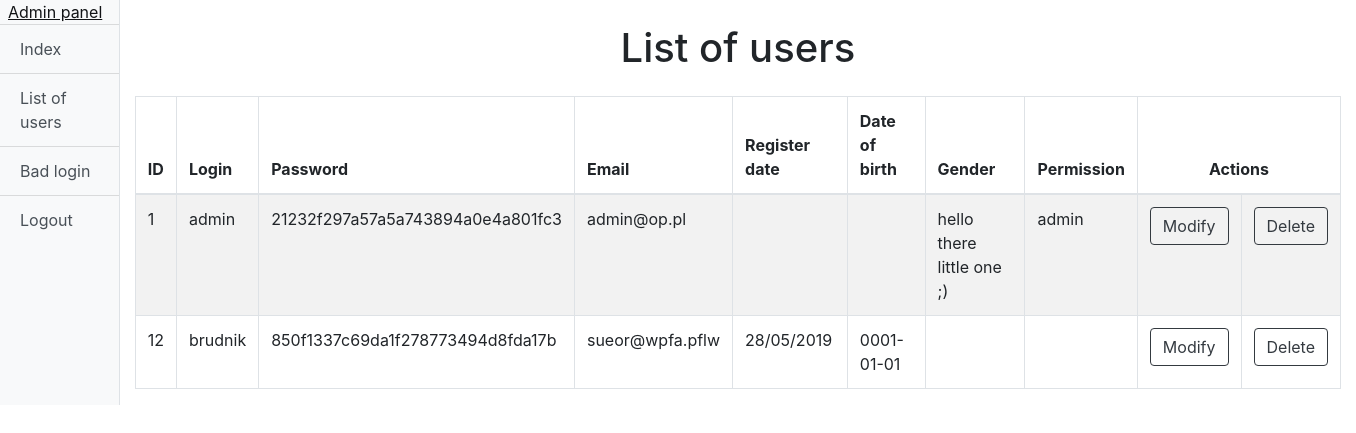
Page /adminPanel.php?action=users (signed in) on the earlier database version.
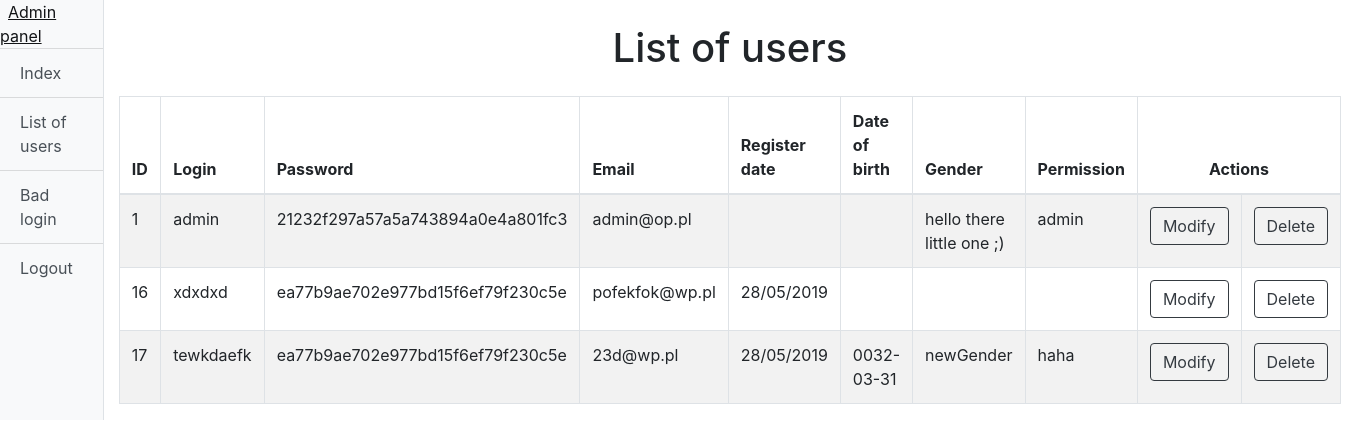
Same page on the later database version.
### tables this page shows
CREATE TABLE "users" (
	`ID`	INTEGER NOT NULL PRIMARY KEY AUTOINCREMENT,
	`login`	TEXT NOT NULL,
	`passwd`	TEXT NOT NULL,
	`email`	TEXT NOT NULL,
	`registerDate`	TEXT NOT NULL,
	`dateOfBirth`	TEXT,
	`gender`	TEXT,
	`perm`	INTEGER
);

### usersList.php (the view, shortened to what this page needs)
<?php
  if (isset($_SESSION["id"])) {
    $id = $_SESSION["id"];
    try {
      $db = new PDO("sqlite:database.sqlite");
    } catch (PDOException $e) {
      echo "Error!".$e->getMessage();
    }
      $query = "SELECT * FROM users WHERE ID = $id AND perm = 'admin'";
      $result = $db->query($query);
      if (!$result) {
        header("Location: index.php");
      } else {
        $rows = $result->fetch();
        if ($rows) {
?>
<div class="container-fluid mt-4">
  <h1 class="text-center">List of users</h1>
  <table class="table-striped table table-bordered mt-4">
    <thead>
      <tr>
        <th>ID</th>
        <th>Login</th>
        <th>Password</th>
        <th>Email</th>
        <th>Register date</th>
        <th>Date of birth</th>
        <th>Gender</th>
        <th>Permission</th>
        <th colspan="2" style="text-align: center">Actions</th>
      </tr>
    </thead>
    <tbody>
      <?php
        try {
          $conn = new PDO("sqlite:database.sqlite");
          $sql = "SELECT * FROM users";
          $result = $conn->query($sql);
          if (!$result) {
            echo "<SCRIPT type='text/javascript'>
            alert('Error!!!');
              window.location.replace(\"adminPanel.php\");
            </SCRIPT>";
          } else {
            foreach ($result as $value) {
              echo "<tr>";
              echo "<td>".$value["ID"]."</td>";
              echo "<td>".$value["login"]."</td>";
              echo "<td>".md5($value["passwd"])."</td>";
              echo "<td>".$value["email"]."</td>";
              echo "<td>".$value["registerDate"]."</td>";
              echo "<td>".$value["dateOfBirth"]."</td>";
              echo "<td>".$value["gender"]."</td>";
              echo "<td>".$value["perm"]."</td>";
              echo "<td><a class='btn btn-outline-dark' href='editUser.php?id=".$value['ID']."' data-toggle='modal' data-target='#editModal'>Modify</a></td>
                    <td><a class='btn btn-outline-dark' href='delUser.php?id=".$value['ID']."' data-toggle='modal' data-target='#deleteModal'>Delete</a></td>";
              echo "</tr>";
            }
          }
        } catch (PDOException $e) {
          echo "Error!".$e->getMessage();
        }
      ?>
    </tbody>
  </table>
</div>
<?php
} else {
  header("Location: index.php");
}
  }
} else {
  header("Location: index.php");
}
?>

### adminPanel.php (shortened to what this page needs)
<?php session_start();
  if (isset($_SESSION["id"])) {
    $id = $_SESSION["id"];
    try {
      $db = new PDO("sqlite:database.sqlite");
    } catch (PDOException $e) {
      echo "Error!".$e->getMessage();
    }
      $query = "SELECT * FROM users WHERE ID = $id AND perm = 'admin'";
      $result = $db->query($query);
      if (!$result) {
        header("Location: index.php");
      } else {
        $rows = $result->fetch();
        if ($rows) {
?>
<!DOCTYPE html>
<html>
  <head>
  </head>
  <body>
    <div class="d-flex">
    <div class="bg-light border-right" id="sidebar-wrapper">
      <div class="sidebar-heading"><a class="p-2 text-dark" href="adminPanel.php">Admin panel</a></div>
      <div class="list-group list-group-flush">
        <a class="list-group-item list-group-item-action bg-light" href="index.php">Index</a>
      </div>
      <div class="list-group list-group-flush">
        <a class="list-group-item list-group-item-action bg-light" href="adminPanel.php?action=users">List of users</a>
      </div>
      <div class="list-group list-group-flush">
        <a class="list-group-item list-group-item-action bg-light" href="adminPanel.php?action=badlogin">Bad login</a>
      </div>
      <div class="list-group list-group-flush">
        <a class="list-group-item list-group-item-action bg-light" href="logout.php">Logout</a>
      </div>
    </div>
    <div id="page-content-wrapper">
      <?php
        if (isset($_GET["action"])) {
          if ($_GET["action"] == 'users') {
            include 'usersList.php';
          } else if ($_GET["action"] == 'badlogin') {
            include 'badLogin.php';
          } else if ($_GET['action'] == 'success') {
            echo "<div class='container-fluid mt-4'>
                <h1 class='text-center'>Action performed succesfully!</h1>
                </div>
                ";
          }
        }
      ?>
    </div>
  </div>
  </body>
</html>
<?php
} else {
  header("Location: index.php");
}
  }
} else {
  header("Location: index.php");
}
?>

Differences in the rows shown:
removed users: ID "12", login "brudnik", passwd "850f1337c69da1f278773494d8fda17b", email "sueor@wpfa.pflw", registerDate "28/05/2019", dateOfBirth "0001-01-01"
added users: ID "16", login "xdxdxd", passwd "ea77b9ae702e977bd15f6ef79f230c5e", email "pofekfok@wp.pl", registerDate "28/05/2019"
added users: ID "17", login "tewkdaefk", passwd "ea77b9ae702e977bd15f6ef79f230c5e", email "23d@wp.pl", registerDate "28/05/2019", dateOfBirth "0032-03-31", gender "newGender", perm "haha"
